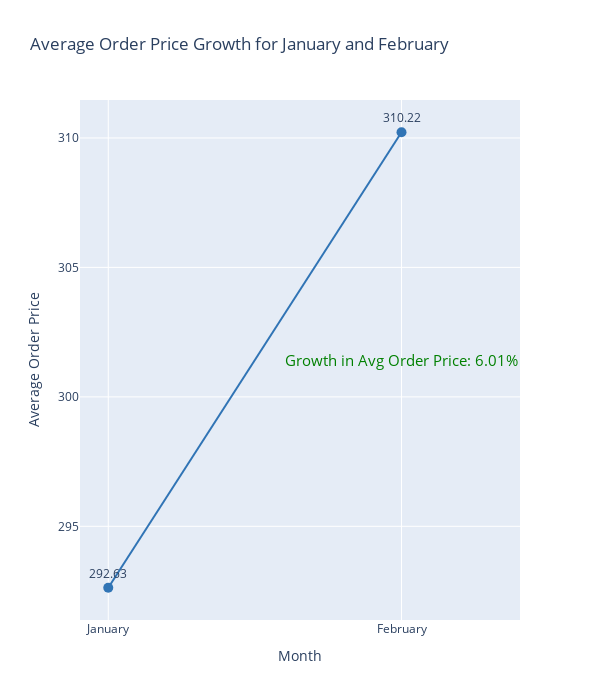

This figure's notebook cell:
### Markdown cell above
## Average Order Price Growth for January and February

### Code cell
import plotly.graph_objects as go

# Data
months = ['January', 'February']
avg_order_prices = [292.627554628931, 310.219849367102]
growth_avg_order_price = 6.01183807194071

# Create line chart
fig = go.Figure(data=[
    go.Scatter(
        name='Avg Order Price',
        x=months,
        y=avg_order_prices,
        mode='lines+markers+text',
        line=dict(color='#3074b5'),
        marker=dict(color='#3074b5', size=10),
        text=[f'{price:.2f}' for price in avg_order_prices],
        textposition='top center'
    )
])

# Add annotation for the growth in average order price
fig.add_annotation(
    x='February',
    y=(avg_order_prices[0] + avg_order_prices[1]) / 2,
    text=f'Growth in Avg Order Price: {growth_avg_order_price:.2f}%',
    showarrow=False,
    font=dict(color='Green', size=15),
    align='center'
)

fig.update_layout(
    title='Average Order Price Growth for January and February',
    xaxis_title='Month',
    yaxis_title='Average Order Price',
       width=600,
    height=700
)

# Show the plot
fig.show()

### Figure 1 — Plotly figure (JSON) as saved in the notebook; plotly's stock layout.template omitted (floating-point values rounded to 4 significant figures)
{"data": [{"line": {"color": "#3074b5"}, "marker": {"color": "#3074b5", "size": 10}, "mode": "lines+markers+text", "name": "Avg Order Price", "text": ["292.63", "310.22"], "textposition": "top center", "type": "scatter", "x": ["January", "February"], "y": [292.6, 310.2]}], "layout": {"annotations": [{"align": "center", "font": {"color": "Green", "size": 15}, "showarrow": false, "text": "Growth in Avg Order Price: 6.01%", "x": "February", "y": 301.4}], "height": 700, "title": {"text": "Average Order Price Growth for January and February"}, "width": 600, "xaxis": {"title": {"text": "Month"}}, "yaxis": {"title": {"text": "Average Order Price"}}}}
